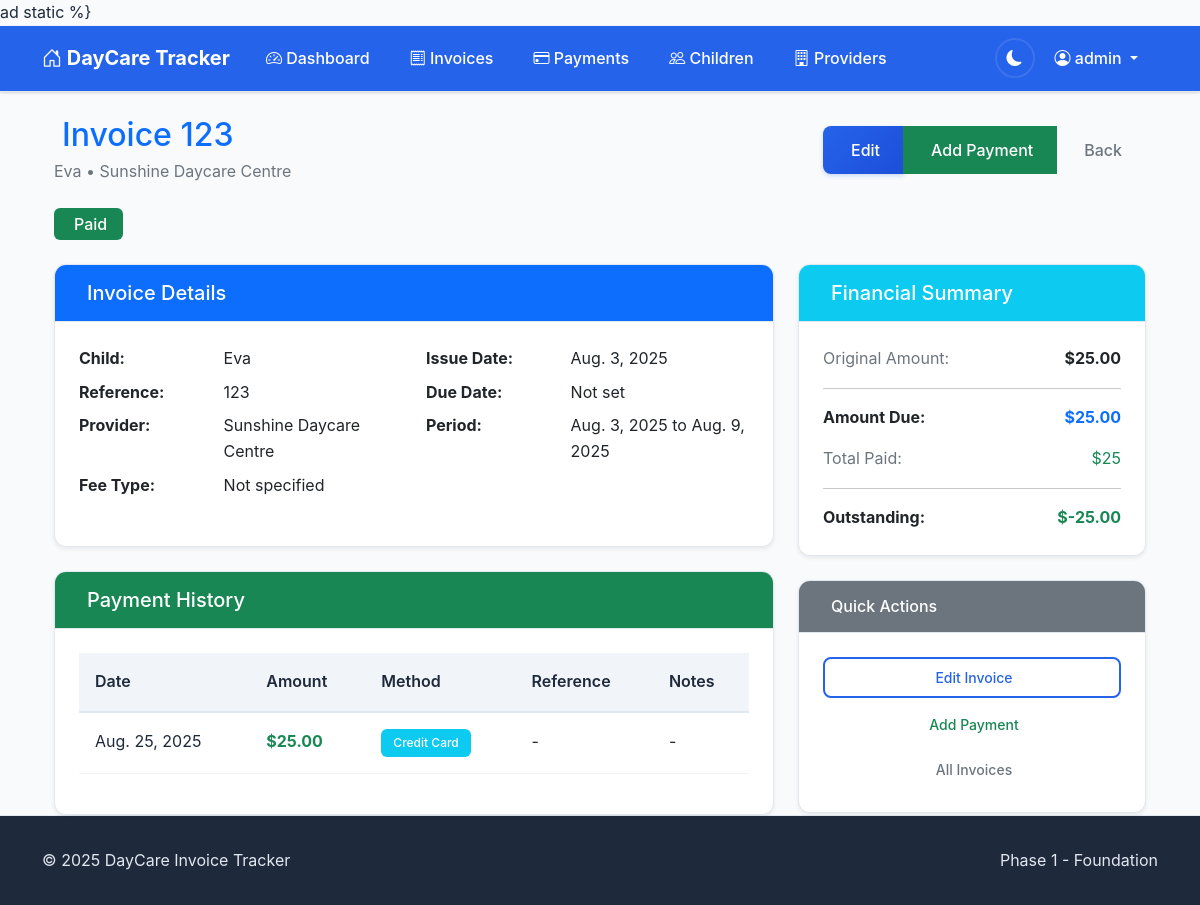
Page /invoices/4/ (signed in) on the earlier database version.
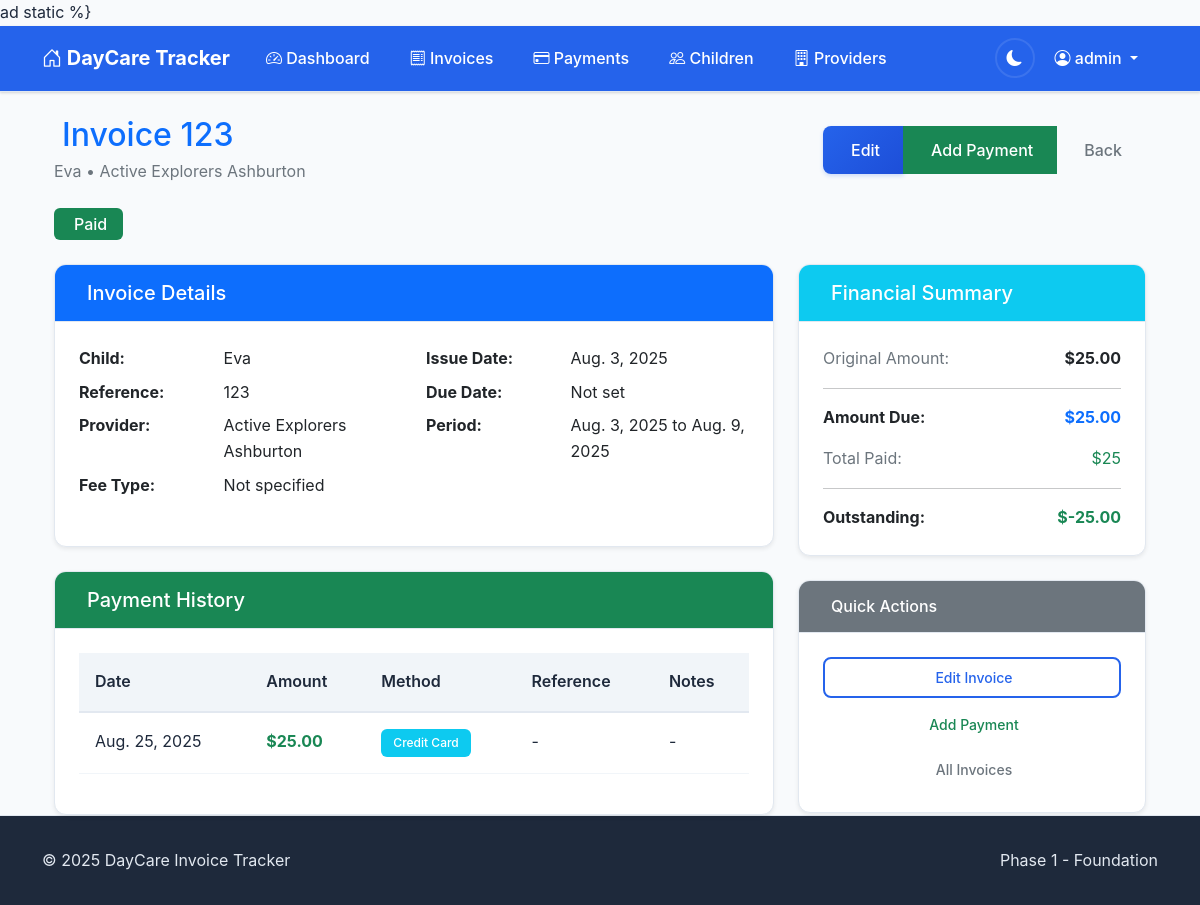
Same page on the later database version.
### invoices/models.py (models this page shows, shortened)
class Invoice(models.Model):
    PAYMENT_STATUS_CHOICES = [
        ('unpaid', 'Unpaid'),
        ('partial', 'Partially Paid'),
        ('paid', 'Paid'),
        ('overdue', 'Overdue'),
    ]
    child = models.ForeignKey(Child, on_delete=models.CASCADE, related_name='invoices')
    invoice_reference = models.CharField(max_length=50)
    period_start = models.DateField()
    period_end = models.DateField()
    issue_date = models.DateField()
    due_date = models.DateField(null=True, blank=True)
    original_amount = models.DecimalField(max_digits=10, decimal_places=2)
    discount_percentage = models.DecimalField(max_digits=5, decimal_places=2, default=Decimal('0.00'))
    discount_amount = models.DecimalField(max_digits=10, decimal_places=2, default=Decimal('0.00'))
    previous_balance = models.DecimalField(
        max_digits=10,
        decimal_places=2,
        default=Decimal('0.00'),
        help_text="Previous unpaid balance carried forward"
    )
    week_amount_due = models.DecimalField(
        max_digits=10,
        decimal_places=2,
        default=Decimal('0.00'),
        help_text="Amount due for this week only (excluding previous balance)"
    )
    total_amount_due = models.DecimalField(
        max_digits=10,
        decimal_places=2,
        default=Decimal('0.00'),
        help_text="Total amount due including previous balance"
    )
    amount_due = models.DecimalField(
        max_digits=10,
        decimal_places=2,
        help_text="Legacy field - use total_amount_due instead"
    )
    payment_status = models.CharField(max_length=10, choices=PAYMENT_STATUS_CHOICES, default='unpaid')
    fee_type = models.CharField(max_length=100, blank=True)
    pdf_file = models.FileField(upload_to='invoices/%Y/%m/', null=True, blank=True)
    extracted_from_email = models.BooleanField(default=False)
    email_message_id = models.CharField(max_length=255, blank=True)
    created_at = models.DateTimeField(auto_now_add=True)
    updated_at = models.DateTimeField(auto_now=True)
    @property
    def total_paid(self):
        return self.payments.aggregate(
            total=models.Sum('amount_paid')
        )['total'] or Decimal('0.00')
    @property
    def outstanding_balance(self):
        return self.total_amount_due - self.total_paid
    class Meta:
        ordering = ['-issue_date']
        unique_together = ['child', 'invoice_reference']

class Child(models.Model):
    user = models.ForeignKey(User, on_delete=models.CASCADE, related_name='children')
    name = models.CharField(max_length=100)
    reference_number = models.CharField(max_length=20)
    date_of_birth = models.DateField(null=True, blank=True)
    daycare_provider = models.ForeignKey(DaycareProvider, on_delete=models.CASCADE, related_name='children')
    is_active = models.BooleanField(default=True)
    created_at = models.DateTimeField(auto_now_add=True)
    updated_at = models.DateTimeField(auto_now=True)
    class Meta:
        ordering = ['name']
        unique_together = ['user', 'reference_number', 'daycare_provider']

class DaycareProvider(models.Model):
    name = models.CharField(max_length=200)
    address = models.TextField(blank=True)
    phone = models.CharField(max_length=20, blank=True)
    email = models.EmailField(blank=True)
    license_number = models.CharField(max_length=50, blank=True)
    gst_number = models.CharField(max_length=20, blank=True)
    bank_details = models.TextField(blank=True)
    email_addresses = models.JSONField(
        default=default_list,
        blank=True,
        help_text="Known email addresses for automatic invoice detection"
    )
    email_subject_patterns = models.JSONField(
        default=default_list,
        blank=True,
        help_text="Email subject patterns to identify invoices"
    )
    is_active = models.BooleanField(default=True)
    created_at = models.DateTimeField(auto_now_add=True)
    updated_at = models.DateTimeField(auto_now=True)
    class Meta:
        ordering = ['name']

### invoices/views.py (the view)
# urls.py: path('invoices/<int:pk>/', views.InvoiceDetailView.as_view(), name='invoice_detail'),
class InvoiceDetailView(LoginRequiredMixin, DetailView):
    model = Invoice
    template_name = 'invoices/invoice_detail.html'
    context_object_name = 'invoice'
    def get_queryset(self):
        return Invoice.objects.filter(
            child__user=self.request.user
        ).select_related('child', 'child__daycare_provider').prefetch_related('payments')

### templates/invoices/invoice_detail.html (shortened to what the changed rows need)
{% extends 'base.html' %}
{% block content %}
<div class="container-fluid">
    <div class="row mb-4">
        <div class="col-12">
            <div class="d-flex justify-content-between align-items-center">
                <div>
                    <h2 class="text-primary mb-1">
                        Invoice {{ invoice.invoice_reference }}
                    </h2>
                    <p class="text-muted mb-0">
                        {{ invoice.child.name }} • {{ invoice.child.daycare_provider.name }}
                    </p>
                </div>
            </div>
        </div>
    </div>
    <div class="row">
        <div class="col-lg-8">
            <div class="card shadow-sm mb-4">
                <div class="card-body">
                    <div class="row">
                        <div class="col-md-6">
                            <dl class="row">
                                <dt class="col-sm-5">Child:</dt>
                                <dd class="col-sm-7">{{ invoice.child.name }}</dd>
                                <dt class="col-sm-5">Reference:</dt>
                                <dd class="col-sm-7">{{ invoice.child.reference_number }}</dd>
                                <dt class="col-sm-5">Provider:</dt>
                                <dd class="col-sm-7">{{ invoice.child.daycare_provider.name }}</dd>
                                <dt class="col-sm-5">Fee Type:</dt>
                                <dd class="col-sm-7">{{ invoice.fee_type|default:"Not specified" }}</dd>
                            </dl>
                        </div>
                        <div class="col-md-6">
                            <dl class="row">
                                <dt class="col-sm-5">Issue Date:</dt>
                                <dd class="col-sm-7">{{ invoice.issue_date }}</dd>
                                <dt class="col-sm-5">Due Date:</dt>
                                <dd class="col-sm-7">{{ invoice.due_date|default:"Not set" }}</dd>
                                <dt class="col-sm-5">Period:</dt>
                                <dd class="col-sm-7">
                                    {{ invoice.period_start }} to {{ invoice.period_end }}
                                </dd>
                            </dl>
                        </div>
                    </div>
                </div>
            </div>
            <div class="card shadow-sm">
                <div class="card-body">
                    {% if invoice.payments.all %}
                        <div class="table-responsive">
                            <table class="table table-hover">
                                <thead>
                                    <tr>
                                        <th>Date</th>
                                        <th>Amount</th>
                                        <th>Method</th>
                                        <th>Reference</th>
                                        <th>Notes</th>
                                    </tr>
                                </thead>
                            </table>
                        </div>
                    {% endif %}
                </div>
            </div>
        </div>
        <div class="col-lg-4">
            <div class="card shadow-sm mb-4">
                <div class="card-body">
                    <div class="row mb-3">
                        <div class="col-6 text-end">
                            <strong>${{ invoice.original_amount }}</strong>
                        </div>
                    </div>
                    <div class="row mb-3">
                        <div class="col-6 text-end">
                            <strong class="text-primary">${{ invoice.amount_due }}</strong>
                        </div>
                    </div>
                    <div class="row mb-3">
                        <div class="col-6 text-end">
                            <span class="text-success">${{ invoice.total_paid }}</span>
                        </div>
                    </div>
                    <div class="row">
                        <div class="col-6 text-end">
                            <strong class="{% if invoice.outstanding_balance > 0 %}text-danger{% else %}text-success{% endif %}">
                                ${{ invoice.outstanding_balance }}
                            </strong>
                        </div>
                    </div>
                </div>
            </div>
        </div>
    </div>
</div>
{% endblock %}

Differences in the rows shown:
changed through a linked row, Invoice "Not specified": child.daycare_provider.name "Sunshine Daycare Centre" → "Active Explorers Ashburton"
